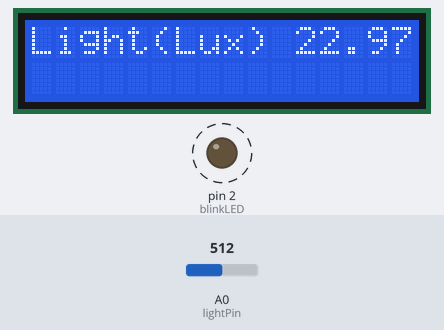
Simulated run of this sketch. Board: Arduino Uno, built with avr-gcc and run on an emulated ATmega328P. Parts: 16×2 character LCD, output pins drawn as LEDs (lit = HIGH). Dashed ring = blinking. Inputs (shaded band) come from the test bench; at power-on: A0 (lightPin) = 512. What the sketch prints to the serial monitor is not drawn.

Above: at 1.2 s.
1.3 s: A0 (lightPin) set to 1011
At 1.9 s:
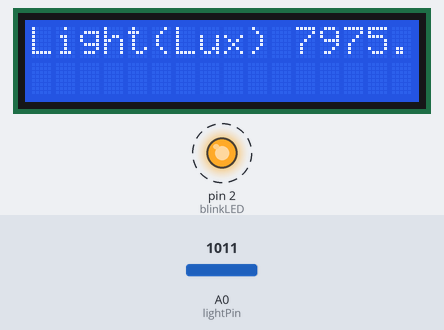
4.3 s: A0 (lightPin) set to 1023
At 4.88 s:
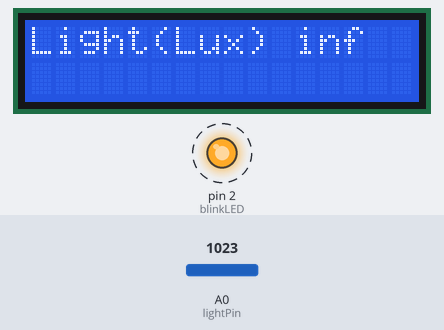
6.6 s: A0 (lightPin) set to 900
At 7.27 s:
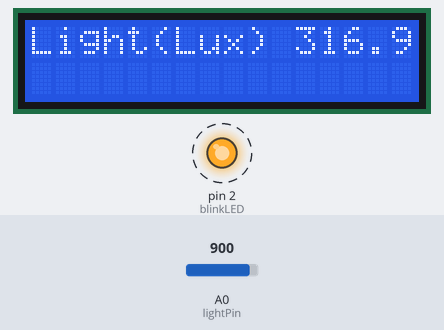
Timing chart, 0 to 14.2 s (numbered marks = the images above; inputs shaded):
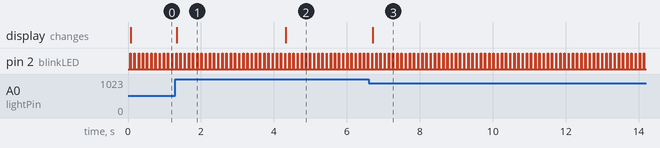

Measured:
- the behaviour switches between 1022 and 1023 on A0 (lightPin) (found by bisection; images 1 and 2)
- after the input at 1.3 s, the display: changes at once (image 1)
- after the input at 4.3 s, the display: changes at once (image 2)
- after the input at 6.6 s, the display: changes after 0.11 s (image 3)
- by itself, pin 2 (blinkLED): alternates HIGH for 0.01 s and LOW for 0.10 s

The sketch:

LightSensor.ino
```cpp
#include<LiquidCrystal.h>
LiquidCrystal lcd(7,8,9,10,11,12);
int lightPin = A0; //pin connected to light sensor
int Rref = 10000;  //voltage divider resistor
int blinkLED = 2;  //blink when take sample

void setup() {
  lcd.begin(16, 2);
  Serial.begin(9600);
  pinMode(blinkLED, OUTPUT);
}

void loop() {
  digitalWrite(blinkLED, HIGH); //flash each time a measurement is made
  delay(10);
  digitalWrite(blinkLED, LOW);
  int rawLight = analogRead(lightPin);
  //convert raw analogin reading to resistance (see workshop notes)
  float Rldr = Rref * (1023.0 - rawLight) / rawLight;
  //convert resistance to Lux (see workshop notes)
  float Lux = pow(10.0, 6.64 - 1.32 * log10(Rldr));

  lcd.setCursor(0, 0);
  lcd.print("Light(Lux)      ");
  lcd.setCursor(11, 0);
  lcd.print(Lux);

  Serial.println(Lux);
  delay(100);
}
```
